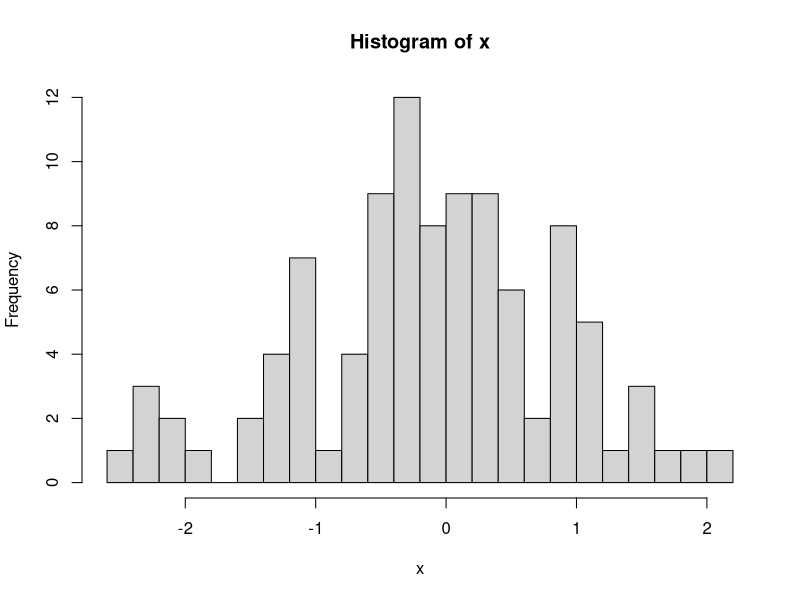

Write the R code that produced this figure.
## ---- chunk 1
x <- rnorm(100)
hist(x,20)
